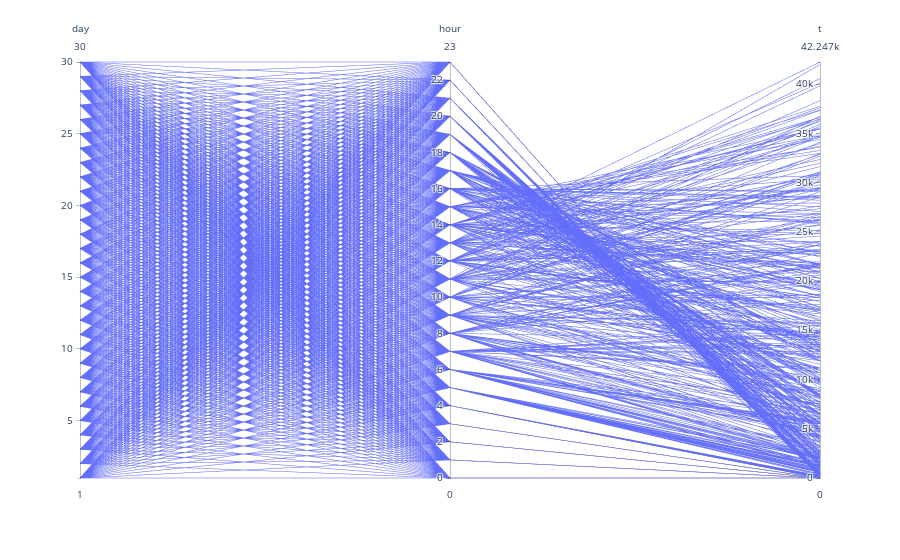

Notebook cell for this chart:
### Code cell
import plotly.express as px

fig = px.parallel_coordinates(filted,
                             color_continuous_scale=px.colors.diverging.Tealrose,
                             color_continuous_midpoint=2)
fig.show()

### Figure 1 — Plotly figure (JSON) as saved in the notebook; plotly's stock layout.template omitted (floating-point values rounded to 4 significant figures; data arrays with more than 128 entries replaced by an {"elided": "..."} marker saying what was removed)
{"data": [{"dimensions": [{"label": "day", "values": {"elided": "720 int values"}}, {"label": "hour", "values": {"elided": "720 int values"}}, {"label": "t", "values": {"elided": "720 float values"}}], "domain": {"x": [0, 1], "y": [0, 1]}, "name": "", "type": "parcoords"}], "layout": {"legend": {"tracegroupgap": 0}, "margin": {"t": 60}}}
